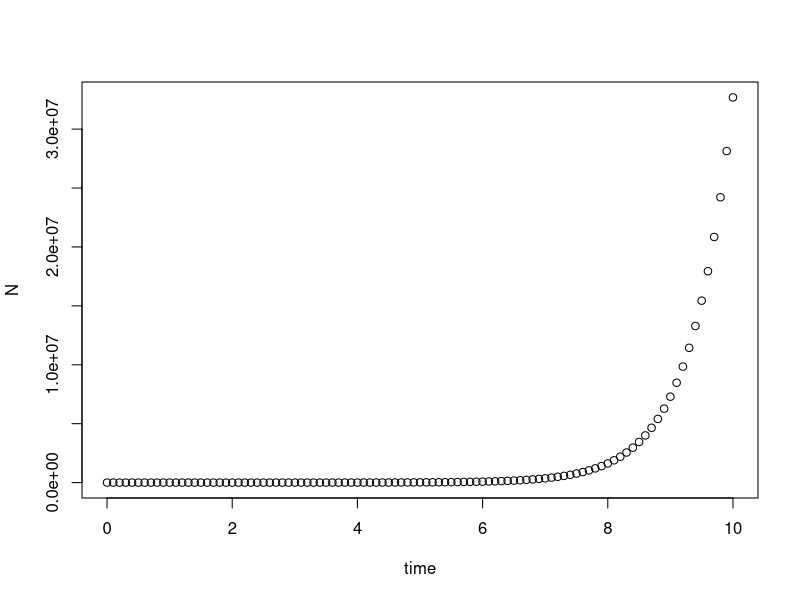
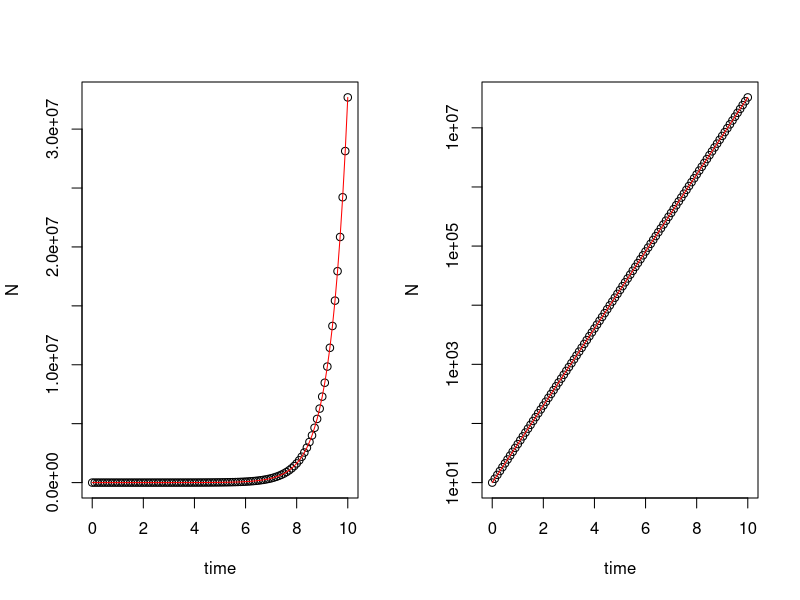
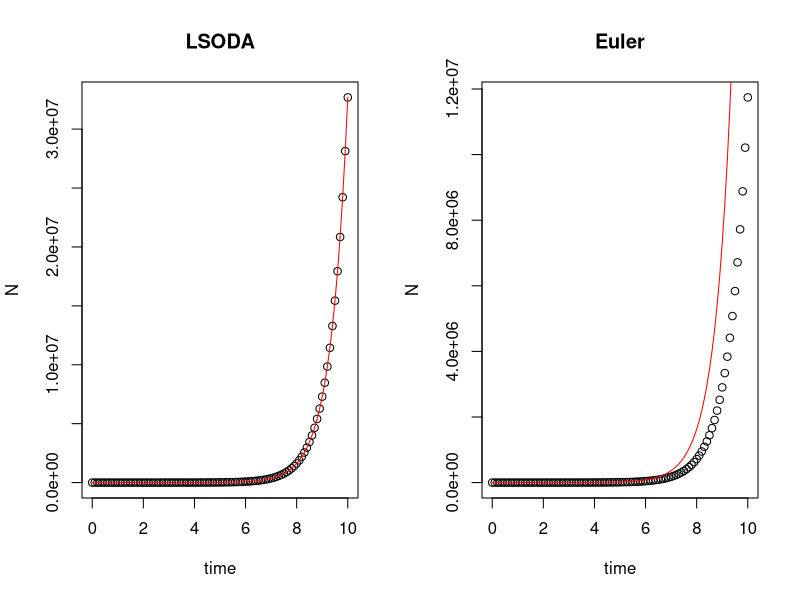
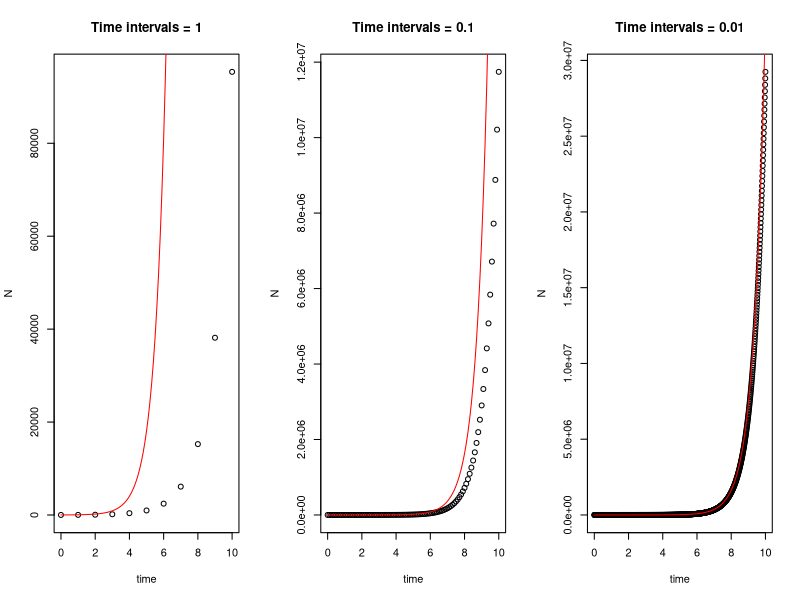
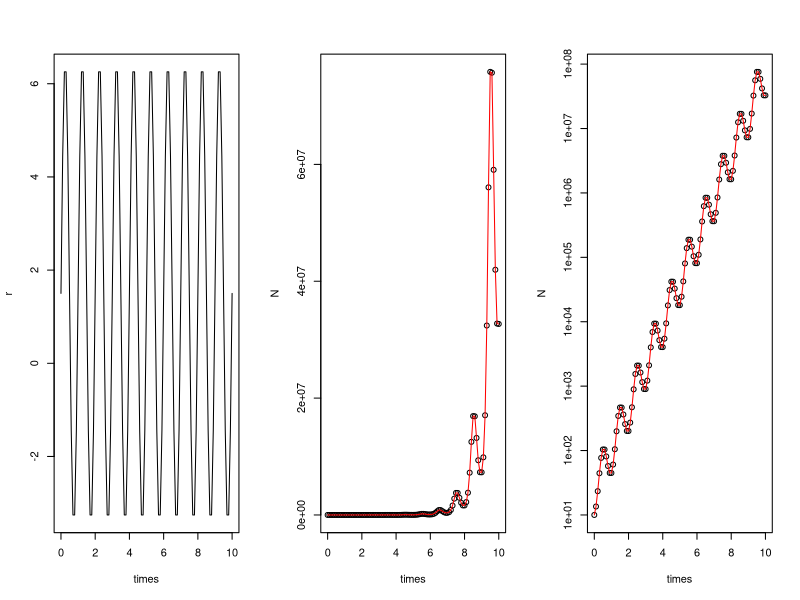
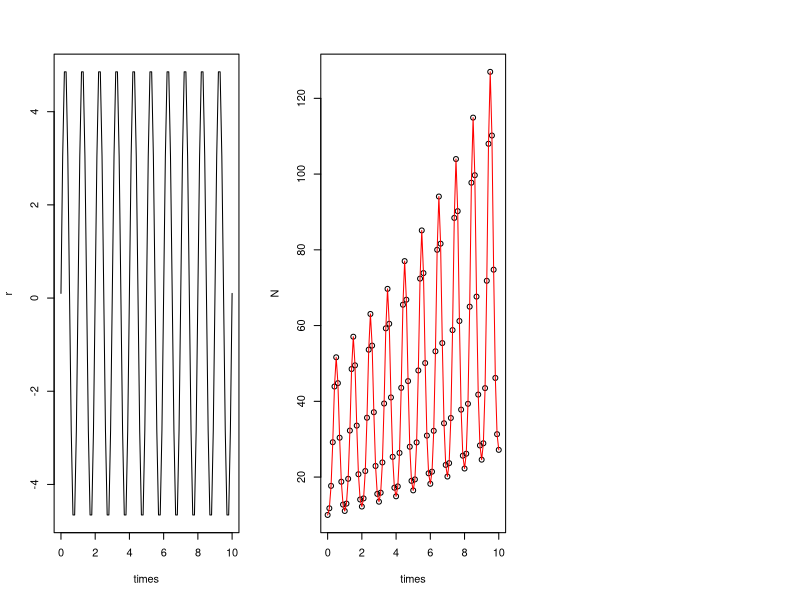

These charts were generated, in order, by the following R code:
## ---- chunk 1
knitr::opts_chunk$set(message = F, 
                      error = F, 
                      warning = F)

## ---- chunk 2
###### part 1 ######
# install.packages("deSolve")
library(deSolve)

### (1) Model specification
exponential_model <- function(times, state, parms) {
  with(as.list(c(state, parms)), {
    dN_dt = r*N  # Exponential growth equation
    return(list(c(dN_dt)))  # Return the results
  })
}
## ---- chunk 3
### (2) Model application
times <- seq(0, 10, by = 0.1)  # Time steps to integrate over
state <- c(N = 10)  # Initial population size
parms <- c(r = 1.5)  # Intrinsic growth rate
## ---- chunk 4
# Run the ode solver
pop_size <- ode(func = exponential_model, times = times, y = state, parms = parms)

# Take a look at the results
head(pop_size)
## ---- chunk 5
plot(N ~ time, data = pop_size)
## ---- chunk 6
par(mfrow = c(1,2))
plot(N ~ time, data = pop_size) # Plot simulation data
curve(state[1]*exp(parms[1]*x), col = "red", add = T) # Adding analytic solution
plot(N ~ time, data = pop_size, log = "y") # Plot logged simulation data
curve(state[1]*exp(parms[1]*x), col = "red", add = T) # Adding analytic solution
## ---- chunk 7

###### part 2 ######
# Original setting
times <- seq(0, 10, by = 0.1)  # Time steps to integrate over
state <- c(N = 10)  # Initial population size
parms <- c(r = 1.5)  # Intrinsic growth rate
# Default: LSODA
pop_size <- ode(func = exponential_model, times = times, y = state, parms = parms)

# Euler's method
pop_size_1 <- ode(func = exponential_model, times = times, y = state, parms = parms, method = "euler")

# Compare different method
par(mfrow = c(1,2))
plot(N ~ time, data = pop_size, main = "LSODA")
curve(state[1]*exp(parms[1]*x), times[1], times[length(times)], col = "red", add = T) # correct curve
plot(N ~ time, data = pop_size_1, main = "Euler")
curve(state[1]*exp(parms[1]*x), times[1], times[length(times)], col = "red", add = T) # correct curve

# Different time intervals
times_1 <- seq(0, 10, by = 1)  # time steps to integrate over
times_2 <- seq(0, 10, by = 0.1)  # time steps to integrate over
times_3 <- seq(0, 10, by = 0.01)  # time steps to integrate over

# Euler's method
pop_size_1 <- ode(func = exponential_model, times = times_1, y = state, parms = parms, method = "euler")
pop_size_2 <- ode(func = exponential_model, times = times_2, y = state, parms = parms, method = "euler")
pop_size_3 <- ode(func = exponential_model, times = times_3, y = state, parms = parms, method = "euler")

# Compare different time intervals
par(mfrow = c(1,3))
plot(N ~ time, data = pop_size_1, main = "Time intervals = 1")
curve(state[1]*exp(parms[1]*x), col = "red", add = T) # correct curve
plot(N ~ time, data = pop_size_2, main = "Time intervals = 0.1")
curve(state[1]*exp(parms[1]*x), col = "red", add = T) # correct curve
plot(N ~ time, data = pop_size_3, main = "Time intervals = 0.01")
curve(state[1]*exp(parms[1]*x), col = "red", add = T) # correct curve
## ---- chunk 8
###### part 3 ######
### Model specification
exponential_model_fluc <- function(times, state, parms) {
  with(as.list(c(state, parms)), {
    dN_dt = (r_bar + sigma*sin(omega*times))*N  # exponential growth equation
    return(list(c(dN_dt)))  # return the results
  })
}
## ---- chunk 9
### Parameters
times <- seq(0, 10, by = 0.1)  # time steps to integrate over
state <- c(N = 10)  # initial population size
parms <- c(r_bar = 1.5, sigma = 5, omega = 2*pi)  # intrinsic growth rate
## ---- chunk 10
### Fluctuating growth rate
r = parms[1] + parms[2]*sin(parms[3]*times)
plot(r ~ times, type = "l")
## ---- chunk 11
### Solving model
pop_size <- ode(func = exponential_model_fluc, times = times, y = state, parms = parms)

### Plotting
plot(N ~ times, data = pop_size)
curve(state[1]*exp(parms[1]*x - parms[2]/parms[3]*(cos(parms[3]*x) - 1)), add = T, col = "red") # correct curve
plot(N ~ times, data = pop_size, log = "y")
curve(state[1]*exp(parms[1]*x - parms[2]/parms[3]*(cos(parms[3]*x) - 1)), add = T, col = "red") # correct curve
## ---- chunk 12
### Parameters
times <- seq(0, 10, by = 0.1)  # time steps to integrate over
state <- c(N = 10)  # initial population size
parms <- c(r_bar = 0.1, sigma = 5, omega = 2*pi)  # intrinsic growth rate

### Fluctuating growth rate
r = parms[1] + parms[2]*sin(parms[3]*times)
plot(r ~ times, type = "l")

### Solving model
pop_size <- ode(func = exponential_model_fluc, times = times, y = state, parms = parms)

### Plotting
plot(N ~ times, data = pop_size)
curve(state[1]*exp(parms[1]*x - parms[2]/parms[3]*(cos(parms[3]*x) - 1)), add = T, col = "red") # correct curve
